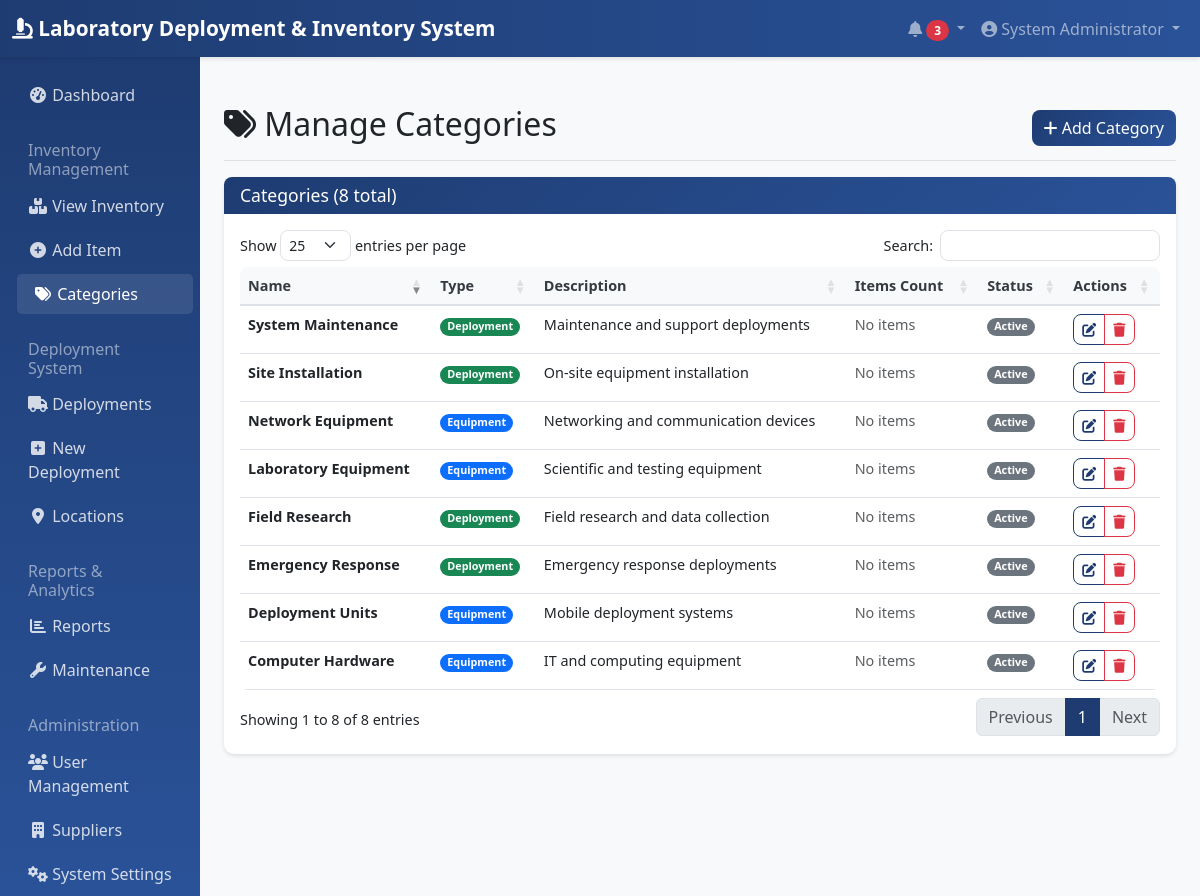
The app's page /categories.php (signed in) with its own data.
### tables this page shows
CREATE TABLE categories (
    id INT AUTO_INCREMENT PRIMARY KEY,
    name VARCHAR(100) NOT NULL,
    description TEXT,
    type ENUM('equipment', 'deployment') NOT NULL,
    status ENUM('active', 'inactive') DEFAULT 'active',
    created_at TIMESTAMP DEFAULT CURRENT_TIMESTAMP,
    updated_at TIMESTAMP DEFAULT CURRENT_TIMESTAMP ON UPDATE CURRENT_TIMESTAMP
);

### includes/database.php (called while the page is built, shortened)
<?php
require_once 'config.php';
class Database {
    private $pdo;
    public function __construct() {
        global $pdo;
        $this->pdo = $pdo;
    }
    public function query($sql, $params = []) {
        try {
            $stmt = $this->pdo->prepare($sql);
            $stmt->execute($params);
            return $stmt;
        } catch(PDOException $e) {
            throw new Exception("Database error: " . $e->getMessage());
        }
    }
    public function fetchAll($sql, $params = []) {
        $stmt = $this->query($sql, $params);
        return $stmt->fetchAll();
    }
}
$db = new Database();
?>

### categories.php (the view, shortened to what this page needs)
<?php
require_once 'includes/config.php';
require_once 'includes/database.php';
require_once 'includes/functions.php';
$categories = $db->fetchAll("
    SELECT c.*,
           COUNT(i.id) as item_count
    FROM categories c
    LEFT JOIN inventory i ON c.id = i.category_id
    GROUP BY c.id
    ORDER BY c.type, c.name
");
include 'includes/header.php';
?>
<div class="d-flex justify-content-between flex-wrap flex-md-nowrap align-items-center pt-3 pb-2 mb-3 border-bottom">
    <h1 class="h2"><i class="fas fa-tags"></i> Manage Categories</h1>
    <div class="btn-toolbar mb-2 mb-md-0">
        <button type="button" class="btn btn-primary" data-bs-toggle="modal" data-bs-target="#addCategoryModal">
            <i class="fas fa-plus"></i> Add Category
        </button>
    </div>
</div>
<div class="card">
    <div class="card-header">
        <h5>Categories (<?php echo count($categories); ?> total)</h5>
    </div>
    <div class="card-body">
        <div class="table-responsive">
            <table class="table table-hover data-table">
                <thead>
                    <tr>
                        <th>Name</th>
                        <th>Type</th>
                        <th>Description</th>
                        <th>Items Count</th>
                        <th>Status</th>
                        <th>Actions</th>
                    </tr>
                </thead>
                <tbody>
                    <?php foreach ($categories as $category): ?>
                    <tr>
                        <td><strong><?php echo htmlspecialchars($category['name']); ?></strong></td>
                        <td>
                            <span class="badge bg-<?php echo $category['type'] == 'equipment' ? 'primary' : 'success'; ?>">
                                <?php echo ucfirst($category['type']); ?>
                            </span>
                        </td>
                        <td><?php echo htmlspecialchars($category['description'] ? $category['description'] : 'No description'); ?></td>
                        <td>
                            <?php if ($category['item_count'] > 0): ?>
                                <span class="badge bg-info"><?php echo $category['item_count']; ?> items</span>
                            <?php else: ?>
                                <span class="text-muted">No items</span>
                            <?php endif; ?>
                        </td>
                        <td><?php echo getStatusBadge($category['status']); ?></td>
                        <td>
                            <div class="btn-group" role="group">
                                <button type="button" class="btn btn-sm btn-outline-primary" onclick="editCategory(<?php echo $category['id']; ?>)">
                                    <i class="fas fa-edit"></i>
                                </button>
                                <?php if (isAdmin() && $category['item_count'] == 0): ?>
                                <a href="?delete=<?php echo $category['id']; ?>"
                                   class="btn btn-sm btn-outline-danger delete-btn"
                                   data-name="<?php echo htmlspecialchars($category['name']); ?>">
                                    <i class="fas fa-trash"></i>
                                </a>
                                <?php endif; ?>
                            </div>
                        </td>
                    </tr>
                    <?php endforeach; ?>
                </tbody>
            </table>
        </div>
    </div>
</div>
<?php include 'includes/footer.php'; ?>

### includes/header.php (shortened to what this page needs)
<!DOCTYPE html>
<html lang="en">
<head>
    <link href="https://cdn.jsdelivr.net/npm/bootstrap@5.3.0/dist/css/bootstrap.min.css" rel="stylesheet">
    <link href="https://cdnjs.cloudflare.com/ajax/libs/font-awesome/6.4.0/css/all.min.css" rel="stylesheet">
    <link href="https://cdn.datatables.net/1.13.6/css/dataTables.bootstrap5.min.css" rel="stylesheet">
    <link href="assets/css/style.css" rel="stylesheet">
</head>
<body>
    <?php if (isLoggedIn()): ?>
    <nav class="navbar navbar-expand-lg navbar-dark navbar-custom">
        <div class="container-fluid">
            <a class="navbar-brand" href="dashboard.php">
                <i class="fas fa-microscope"></i> <?php echo SITE_NAME; ?>
            </a>
            <div class="collapse navbar-collapse" id="navbarNav">
                <ul class="navbar-nav ms-auto">
                    <li class="nav-item dropdown">
                        <a class="nav-link dropdown-toggle" href="#" id="notificationDropdown" role="button" data-bs-toggle="dropdown">
                            <i class="fas fa-bell"></i>
                            <span class="badge bg-danger" id="notification-count">3</span>
                        </a>
                    </li>
                    <li class="nav-item dropdown">
                        <a class="nav-link dropdown-toggle" href="#" id="userDropdown" role="button" data-bs-toggle="dropdown">
                            <i class="fas fa-user-circle"></i>
                            <?php echo htmlspecialchars(getCurrentUserName()); ?>
                        </a>
                    </li>
                </ul>
            </div>
        </div>
    </nav>
    <div class="container-fluid">
        <div class="row">
            <nav class="col-md-3 col-lg-2 d-md-block sidebar">
                <div class="position-sticky pt-3">
                    <ul class="nav flex-column">
                        <li class="nav-item">
                            <a class="nav-link <?php echo basename($_SERVER['PHP_SELF']) == 'dashboard.php' ? 'active' : ''; ?>" href="dashboard.php">
                                <i class="fas fa-tachometer-alt"></i> Dashboard
                            </a>
                        </li>
                        <li class="nav-item">
                            <h6 class="sidebar-heading d-flex justify-content-between align-items-center px-3 mt-4 mb-1 text-white-50">
                                <span>Inventory Management</span>
                            </h6>
                        </li>
                        <li class="nav-item">
                            <a class="nav-link <?php echo basename($_SERVER['PHP_SELF']) == 'inventory.php' ? 'active' : ''; ?>" href="inventory.php">
                                <i class="fas fa-boxes"></i> View Inventory
                            </a>
                        </li>
                        <li class="nav-item">
                            <a class="nav-link <?php echo basename($_SERVER['PHP_SELF']) == 'inventory_add.php' ? 'active' : ''; ?>" href="inventory_add.php">
                                <i class="fas fa-plus-circle"></i> Add Item
                            </a>
                        </li>
                        <li class="nav-item">
                            <a class="nav-link <?php echo basename($_SERVER['PHP_SELF']) == 'categories.php' ? 'active' : ''; ?>" href="categories.php">
                                <i class="fas fa-tags"></i> Categories
                            </a>
                        </li>
                        <li class="nav-item">
                            <h6 class="sidebar-heading d-flex justify-content-between align-items-center px-3 mt-4 mb-1 text-white-50">
                                <span>Deployment System</span>
                            </h6>
                        </li>
                        <li class="nav-item">
                            <a class="nav-link <?php echo basename($_SERVER['PHP_SELF']) == 'deployments.php' ? 'active' : ''; ?>" href="deployments.php">
                                <i class="fas fa-truck"></i> Deployments
                            </a>
                        </li>
                        <li class="nav-item">
                            <a class="nav-link <?php echo basename($_SERVER['PHP_SELF']) == 'deployment_add.php' ? 'active' : ''; ?>" href="deployment_add.php">
                                <i class="fas fa-plus-square"></i> New Deployment
                            </a>
                        </li>
                        <li class="nav-item">
                            <a class="nav-link <?php echo basename($_SERVER['PHP_SELF']) == 'locations.php' ? 'active' : ''; ?>" href="locations.php">
                                <i class="fas fa-map-marker-alt"></i> Locations
                            </a>
                        </li>
                        <li class="nav-item">
                            <h6 class="sidebar-heading d-flex justify-content-between align-items-center px-3 mt-4 mb-1 text-white-50">
                                <span>Reports & Analytics</span>
                            </h6>
                        </li>
                        <li class="nav-item">
                            <a class="nav-link <?php echo basename($_SERVER['PHP_SELF']) == 'reports.php' ? 'active' : ''; ?>" href="reports.php">
                                <i class="fas fa-chart-bar"></i> Reports
                            </a>
                        </li>
                        <li class="nav-item">
                            <a class="nav-link <?php echo basename($_SERVER['PHP_SELF']) == 'maintenance.php' ? 'active' : ''; ?>" href="maintenance.php">
                                <i class="fas fa-wrench"></i> Maintenance
                            </a>
                        </li>
                        <?php if (isAdmin()): ?>
                        <li class="nav-item">
                            <h6 class="sidebar-heading d-flex justify-content-between align-items-center px-3 mt-4 mb-1 text-white-50">
                                <span>Administration</span>
                            </h6>
                        </li>
                        <li class="nav-item">
                            <a class="nav-link <?php echo basename($_SERVER['PHP_SELF']) == 'users.php' ? 'active' : ''; ?>" href="users.php">
                                <i class="fas fa-users"></i> User Management
                            </a>
                        </li>
                        <li class="nav-item">
                            <a class="nav-link <?php echo basename($_SERVER['PHP_SELF']) == 'suppliers.php' ? 'active' : ''; ?>" href="suppliers.php">
                                <i class="fas fa-building"></i> Suppliers
                            </a>
                        </li>
                        <li class="nav-item">
                            <a class="nav-link <?php echo basename($_SERVER['PHP_SELF']) == 'system_settings.php' ? 'active' : ''; ?>" href="system_settings.php">
                                <i class="fas fa-cogs"></i> System Settings
                            </a>
                        </li>
                        <?php endif; ?>
                    </ul>
                </div>
            </nav>
            <main class="col-md-9 ms-sm-auto col-lg-10 px-md-4 content-wrapper">
                <div class="pt-3 pb-2 mb-3">
    <?php endif; ?>

### includes/functions.php (shortened to what this page needs)
<?php
function isLoggedIn() {
    return isset($_SESSION['user_id']);
}
function isAdmin() {
    return isLoggedIn() && isset($_SESSION['user_role']) && $_SESSION['user_role'] === 'admin';
}
function getStatusBadge($status) {
    $badges = [
        'active' => '<span class="badge bg-success">Active</span>',
        'inactive' => '<span class="badge bg-secondary">Inactive</span>',
        'deployed' => '<span class="badge bg-primary">Deployed</span>',
        'maintenance' => '<span class="badge bg-warning">Maintenance</span>',
        'retired' => '<span class="badge bg-danger">Retired</span>',
        'available' => '<span class="badge bg-info">Available</span>',
        'pending' => '<span class="badge bg-warning">Pending</span>',
        'completed' => '<span class="badge bg-success">Completed</span>',
        'cancelled' => '<span class="badge bg-danger">Cancelled</span>'
    ];
    return isset($badges[$status]) ? $badges[$status] : '<span class="badge bg-secondary">' . ucfirst($status) . '</span>';
}
function getCurrentUserName() {
    $firstName = isset($_SESSION['first_name']) ? $_SESSION['first_name'] : 'User';
    $lastName = isset($_SESSION['last_name']) ? $_SESSION['last_name'] : '';
    return trim($firstName . ' ' . $lastName);
}
?>

### includes/footer.php (shortened to what this page needs)
    <?php if (isLoggedIn()): ?>
                </div>
            </main>
        </div>
    </div>
    <?php endif; ?>
</body>
</html>

### assets/css/style.css (style rules this page uses)
:root { --primary-color: #1e3c72; --secondary-color: #2a5298; --success-color: #28a745; --warning-color: #ffc107; --danger-color: #dc3545; --info-color: #17a2b8; --light-color: #f8f9fa; --dark-color: #343a40; --border-radius: 8px; --box-shadow: 0 0.125rem 0.25rem rgba(0, 0, 0, 0.075); }
body { font-family: 'Segoe UI', Tahoma, Geneva, Verdana, sans-serif; background-color: var(--light-color); }
.card { border: none; border-radius: var(--border-radius); box-shadow: var(--box-shadow); margin-bottom: 1.5rem; transition: all 0.3s ease; }
.card-header { background: linear-gradient(135deg, var(--primary-color) 0%, var(--secondary-color) 100%); color: white; border-bottom: none; border-radius: var(--border-radius) var(--border-radius) 0 0 !important; font-weight: 600; }
.card-header h5 { margin-bottom: 0; font-size: 1.1rem; }
.btn { border-radius: var(--border-radius); font-weight: 500; transition: all 0.3s ease; }
.btn-primary { background: linear-gradient(135deg, var(--primary-color) 0%, var(--secondary-color) 100%); border: none; }
.btn-outline-primary { color: var(--primary-color); border-color: var(--primary-color); }
.table { border-radius: var(--border-radius); overflow: hidden; margin-bottom: 0; }
.table th { background-color: var(--light-color); border-bottom: 2px solid #dee2e6; font-weight: 600; color: var(--dark-color); }
.badge { font-size: 0.75em; border-radius: 1rem; padding: 0.35em 0.65em; }
.sidebar { background: linear-gradient(180deg, var(--primary-color) 0%, var(--secondary-color) 100%); min-height: 100vh; box-shadow: 2px 0 5px rgba(0, 0, 0, 0.1); }
.sidebar .nav-link { color: rgba(255, 255, 255, 0.8); transition: all 0.3s ease; border-radius: var(--border-radius); margin: 2px 0; }
.sidebar .nav-link:hover, .sidebar .nav-link.active { color: white; background-color: rgba(255, 255, 255, 0.15); transform: translateX(5px); }
.sidebar .nav-link i { width: 20px; text-align: center; }
.content-wrapper { background-color: var(--light-color); min-height: 100vh; padding-top: 1rem; }
.navbar-custom { background: linear-gradient(90deg, var(--primary-color) 0%, var(--secondary-color) 100%); box-shadow: 0 2px 4px rgba(0, 0, 0, 0.1); }
.navbar-brand { font-weight: 700; font-size: 1.3rem; }

### includes/header.php (style rules this page uses)
.sidebar { min-height: 100vh; background: linear-gradient(180deg, #1e3c72 0%, #2a5298 100%); }
.sidebar .nav-link { color: rgba(255,255,255,0.8); margin: 2px 0; border-radius: 5px; }
.sidebar .nav-link:hover, .sidebar .nav-link.active { color: white; background-color: rgba(255,255,255,0.1); }
.content-wrapper { background-color: #f8f9fa; min-height: 100vh; }
.navbar-custom { background: linear-gradient(90deg, #1e3c72 0%, #2a5298 100%); }
.card { border-radius: 10px; box-shadow: 0 2px 4px rgba(0,0,0,0.1); }
.table th { background-color: #f8f9fa; border-top: none; }

### records on screen
categories: name "Computer Hardware", type "Equipment", description "IT and computing equipment", status "Active"
categories: name "Deployment Units", type "Equipment", description "Mobile deployment systems", status "Active"
categories: name "Laboratory Equipment", type "Equipment", description "Scientific and testing equipment", status "Active"
categories: name "Network Equipment", type "Equipment", description "Networking and communication devices", status "Active"
categories: name "Emergency Response", type "Deployment", description "Emergency response deployments", status "Active"
categories: name "Field Research", type "Deployment", description "Field research and data collection", status "Active"
categories: name "Site Installation", type "Deployment", description "On-site equipment installation", status "Active"
categories: name "System Maintenance", type "Deployment", description "Maintenance and support deployments", status "Active"

### other values on screen
SITE_NAME "Laboratory Deployment & Inventory System"
getCurrentUserName() "System Administrator"
count($categories) "8"
